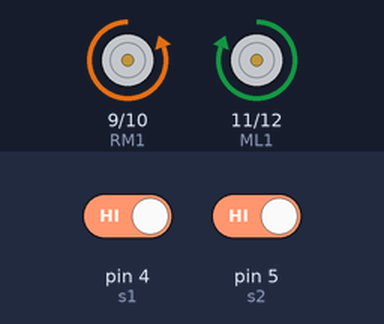
Bench run of a sketch on a simulated Arduino Uno, built with avr-gcc and run on an emulated ATmega328P. On the bench: motor-driver pin pairs drawn as motors (green arrow = first pin HIGH = forward, orange = second pin HIGH = backward, longer = more drive). The inputs (shaded band) are chosen by the test bench; at power-on: pin 4 (s1) HIGH, pin 5 (s2) HIGH.

Above: at 1.5 s.
2.1 s: pin 4 (s1) driven LOW
At 2.7 s:
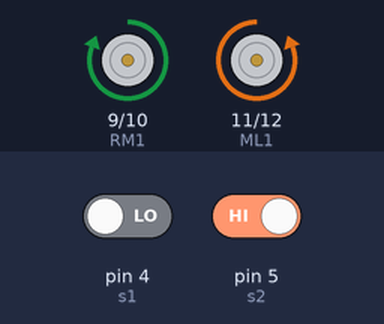
5.3 s: pin 5 (s2) driven LOW
At 5.3 s:
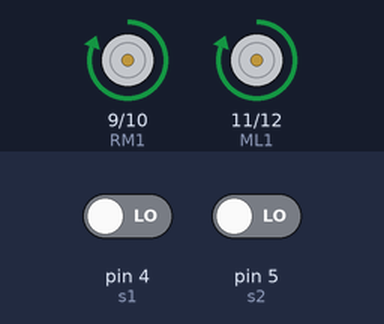
6.8 s: pin 5 (s2) driven HIGH
At 6.9 s:
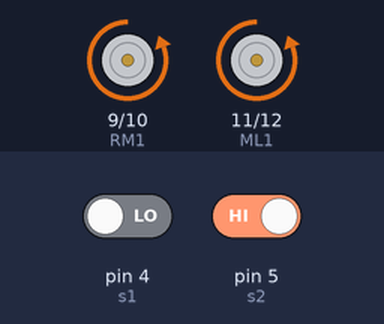
10.0 s: pin 4 (s1) driven HIGH
Timing chart, 0 to 14.2 s (numbered marks = the images above; inputs shaded):
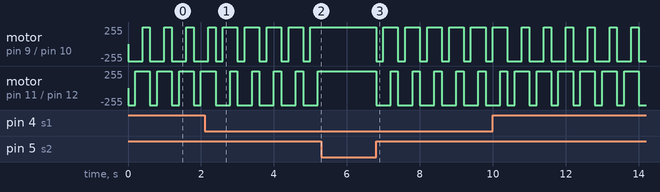

The sketch:

edge.ino
```cpp
int ML1=11;
int ML2=12;
int RM1=9;
int RM2=10;
int s1=4;
int s2=5;
int Sl_data=0;
int Sr_data=0;
void setup()
{
 pinMode(ML1,OUTPUT);
 pinMode(ML2,OUTPUT);
 pinMode(RM1,OUTPUT);
 pinMode(RM2,OUTPUT);
 pinMode(s1,INPUT);
 pinMode(s2,INPUT);
STOP();
}
void loop()
{
 Sl_data=digitalRead(s1);
 Sr_data=digitalRead(s2);
 if(Sr_data==LOW && Sl_data== LOW)
 {

  ForWard();
   }
   if(Sr_data==HIGH && Sl_data== HIGH)
 {

  BackWard();
  delay(200);
  Right();
  delay(200);
  ForWard();
  delay(200);
   }
    if(Sr_data==LOW && Sl_data== HIGH)
 {

  BackWard();
  delay(200);
  Right();
  delay(200);
  ForWard();
  delay(200);
   }
    if(Sr_data==HIGH && Sl_data== LOW)
 {

  BackWard();
  delay(200);
  Left();
  delay(200);
  ForWard();
  delay(200);
   }
}
void ForWard()
 {
  digitalWrite(ML1,HIGH);
  digitalWrite(ML2,LOW);
  digitalWrite(RM1,HIGH);
  digitalWrite(RM2,LOW);
 }
 void BackWard()
 {
  digitalWrite(ML1,LOW);
  digitalWrite(ML2,HIGH);
  digitalWrite(RM1,LOW);
  digitalWrite(RM2,HIGH);
 }
 void Left()
 {
  digitalWrite(ML1,LOW);
  digitalWrite(ML2,HIGH);
  digitalWrite(RM1,HIGH);
  digitalWrite(RM2,LOW);
 }
 void Right()
 {
  digitalWrite(ML1,HIGH);
  digitalWrite(ML2,LOW);
  digitalWrite(RM1,LOW);
  digitalWrite(RM2,HIGH);
 }
   void STOP()
 {
  digitalWrite(ML1,LOW);
  digitalWrite(ML2,LOW);
  digitalWrite(RM1,LOW);
  digitalWrite(RM2,LOW);
 }
```

Measured:
- after the input at 5.3 s, motor on pin 9 (RM1) / pin 10 (RM2), motor on pin 11 (ML1) / pin 12 (ML2): stops changing and stays forward 255/255
- after the input at 6.8 s, motor on pin 9 (RM1) / pin 10 (RM2): alternates forward 255/255 for 0.40 s and backward 255/255 for 0.20 s, starting at once; motor on pin 11 (ML1) / pin 12 (ML2): alternates forward 255/255 for 0.20 s and backward 255/255 for 0.40 s, starting at once
- by itself, motor on pin 9 (RM1) / pin 10 (RM2): repeats every 0.60 s: backward 255/255 0.20 s, forward 255/255 0.40 s
- by itself, motor on pin 11 (ML1) / pin 12 (ML2): alternates forward 255/255 for 0.20 s and backward 255/255 for 0.40 s
